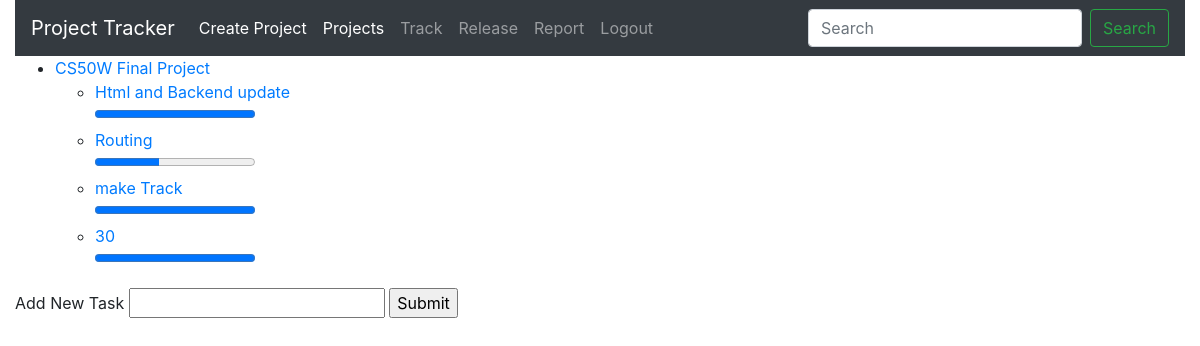
Screenshot of /1/Project (signed in) with the database file from the repository.
### Pmanage/models.py (models this page shows)
class Project(models.Model):
    Project_name=models.CharField(max_length=64)
    team=models.IntegerField()
    complete_percentage=models.IntegerField()
    createdate=datetime.datetime.now()
    max_day=models.IntegerField()
    status=models.CharField(max_length=64)

class Tasks(models.Model):
    projectid=models.ForeignKey(Project,on_delete=models.CASCADE,name="Pid")
    taskname=models.CharField(max_length=64)
    taskpercentage=models.IntegerField(default=0)

### Pmanage/views.py (the view)
# urls.py: path('<int:id>/Project',views.intproject,name="PID"),
@login_required
def intproject(request, id):
    showproject = Project.objects.filter(id=id)
    showtasks = Tasks.objects.filter(Pid=id)
    return render(request, "Pmanage/projectID.html", {
        "Project": showproject, "Tasks": showtasks
    })

### Pmanage/templates/Pmanage/projectID.html (shortened to what this page needs)
{% extends 'Pmanage/layout.html' %}
{% block body %}
{% for p in Project %}
<ul>
    <li><a href="{% url 'PID' p.id %}">{{p.Project_name}}</a></li>
    {% for t in Tasks %}
    <ul>
        <li><a href="{% url 'inditask' t.id %}"  >{{t.taskname}}</a></li>
        <progress value="{{t.taskpercentage}}" max="100"  id="progressbar"></progress>
    </ul>
    {% endfor %}
</ul>
<form method="POST" action="{% url 'Cplan' p.id %}">
Add New Task
    <input type="text" name="task1">
    <input type="submit">
</form>
{% endfor %}
{% endblock %}

### rows the page displays
Project: Project_name "CS50W Final Project"
Tasks: taskname "Html and Backend update", taskpercentage 100 (drawn)
Tasks: taskname "Routing", taskpercentage 40 (drawn)
Tasks: taskname "make Track", taskpercentage 100 (drawn)
Tasks: taskname "30", taskpercentage 100 (drawn)
